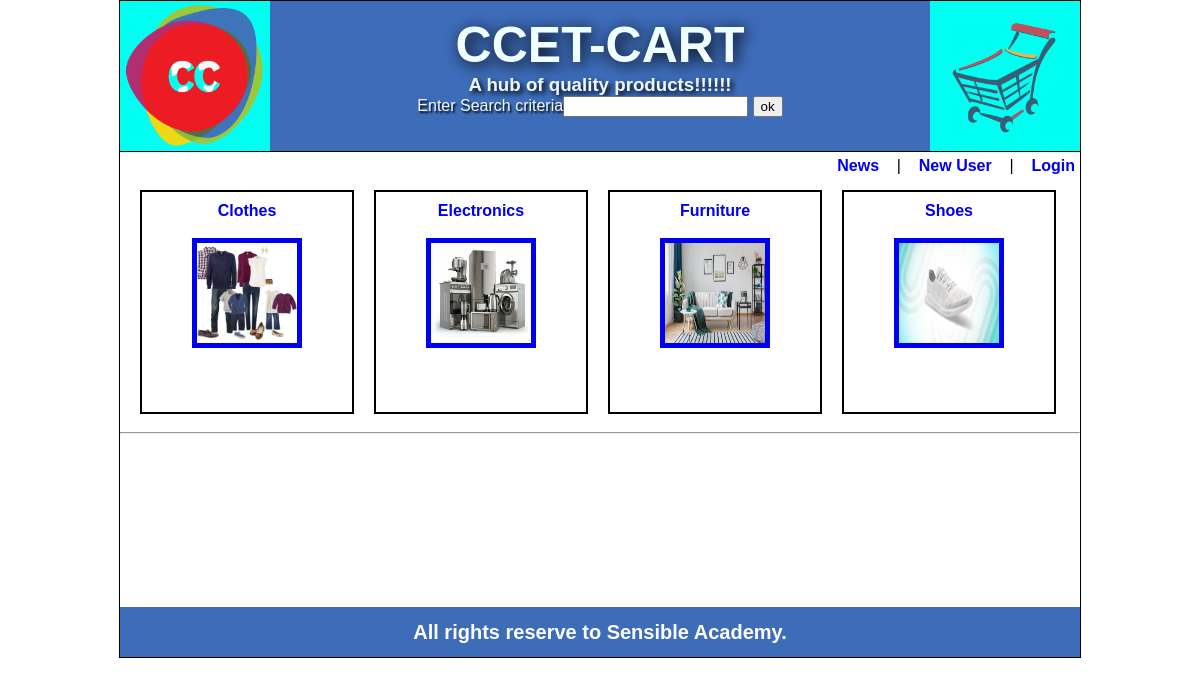
The page / on the database its author committed.
### tables this page shows
CREATE TABLE IF NOT EXISTS `category_info` (
  `cat_id` int(11) NOT NULL AUTO_INCREMENT,
  `cat_name` varchar(30) NOT NULL,
  `cat_dname` varchar(30) NOT NULL,
  `cat_image_path` text NOT NULL,
  `cat_type` varchar(10) NOT NULL,
  `cat_parent_id` int(11) NOT NULL,
  `reg_date` date NOT NULL,
  PRIMARY KEY (`cat_id`)
);

### index.php (the view, shortened to what this page needs)
<?php
  include("header.php");
?>
<div id="content">
  <div id="loginDiv">
    <a href='displayNews.php'>News</a> &nbsp;&nbsp; | &nbsp;&nbsp;
    <a href='userRegForm.php'> New User </a> &nbsp;&nbsp; | &nbsp;&nbsp;
    <a href="loginForm.php">Login </a>
  </div>
  <?php
   if(isset($_REQUEST["cid"]))
   {
      $prid=$_REQUEST["cid"];
   }
   else
   {
      $prid=0;
   }
   include("dbconnect.php");
   $rsCat=mysqli_query($con,"select * from category_info where cat_parent_id=$prid order by cat_dname");
   echo("<div id='categoryArea'>");
   while($row=mysqli_fetch_array($rsCat))
   {
      echo("<div class='category'>");
      $id=$row["cat_id"];
      echo("<a href='index.php?cid=$id'>");
      echo($row["cat_dname"]);
      echo("<br><br>");
      $img=$row["cat_image_path"];
      echo("<img src='.\\collection\\$img' width='100' height='100' border='5'>");
      echo("</a>");
      echo("</div>");
   }
   echo("</div>");
  ?>
  <hr>
</div>
<?php
  include("footer.php");
?>

### header.php (shortened to what this page needs)
<html>
<head>
<link href="./style/mystyle.css" type="text/css" rel="stylesheet">
</head>
<body>
    <div id="main">
        <div id="header">
           <div id="leftLogo">
            <a href='index.php'>
            <img src="./images/logoleft.png">
</a>
           </div>
           <div id="title">
             <h1><a href='index.php' style='color:azure'>CCET-CART</a></h1>
             <h3> A hub of quality products!!!!!!  </h3>
            <div id="searchBar">
<form method="get" action="searchResult.php">
<span id="spn">Enter Search criteria</span><input type="text" name="txtSearch">
                               <input type="submit" value="ok">
</form>
</div>
           </div>
           <div id="rightLogo">
           <img src="./images/logoright.png">
           </div>
        </div>

### footer.php
<div id="footer">
  <a href="https://www.sensible-computers.com/">All rights reserve to Sensible Academy.</a>
</div>
</div>
</body>
</html>

### mystyle.css (style rules this page uses)
body { margin: 0px; padding: 0px; font-family: Verdana, Geneva, Tahoma, sans-serif; }
a { text-decoration: none; font-weight: bold; }
#main { width:960px; border:1px solid black; min-height:650px; margin: 0px auto; }
#header { height: 150px; border-bottom: 1px solid black; }
#searchBar { height: 50px; text-align: center; color: white; margin: 0px; }
#leftLogo,#rightLogo { width: 150px; height: 100%; background-color: #00fff0; float: left; }
#title { background-color:white; width: 660px; height: 100%; float: left; background-color: #3d6cb9; }
#content { min-height: 450px; }
#footer { color:white; height: 50px; font-size: 20px; text-align: center; line-height: 50px; background-color: #3d6cb9; }
#footer a { color: white; text-decoration: none; }
#leftLogo img , #rightLogo img { width: 100%; height: 100%; }
#title h1 { margin: 0px; text-align: center; color:yellow; font-size: 50px; margin:15px 0px 0px 0px; padding: 0px; text-shadow: 3px 3px 15px black; }
#title h3 { margin: 0px; text-align: center; color:aliceblue; text-shadow: 3px 3px 5px black; }
#spn { margin: 0px; text-align: center; color:aliceblue; text-shadow: 1.5px 1.5px 2px black; }
#loginDiv { margin: 5px; text-align: right; }
#categoryArea { padding-left: 10px; }
.category { width: 190px; height: 200px; border:2px solid black; margin: 10px; display: inline-block; vertical-align: top; padding: 10px; text-align: center; }

### rows shown on the page
category_info: cat_dname "Clothes", cat_image_path (picture)
category_info: cat_dname "Electronics", cat_image_path (picture)
category_info: cat_dname "Furniture", cat_image_path (picture)
category_info: cat_dname "Shoes", cat_image_path (picture)
